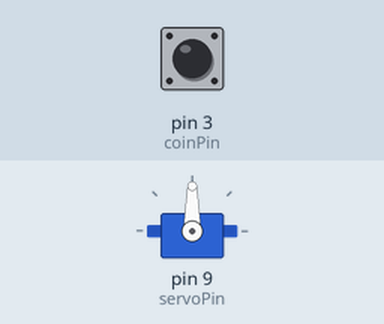
Bench run of a sketch on a simulated Arduino Uno, built with avr-gcc and run on an emulated ATmega328P. Shown: servo. The inputs (shaded band) are chosen by the test bench; at power-on: pin 3 (coinPin) HIGH.

Above: at 2.2 s.
2.3 s: pin 3 (coinPin) pulled LOW for 0.15 s
At 3.3 s:
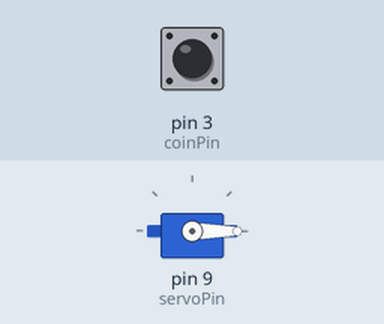
Timing chart, 0 to 5.3 s (numbered marks = the images above; inputs shaded):
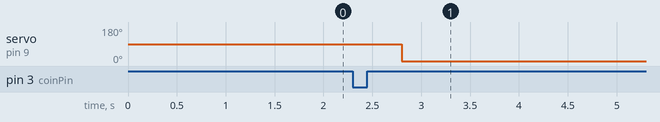

The sketch:

servorun.ino
```cpp
#include <Servo.h>
#include <PWMServo.h>

const int servoPin = 9;
const int coinPin = 3;
volatile boolean check = LOW;

Servo Servo1;


void setup() {

  delay(1000);
  pinMode (coinPin,INPUT_PULLUP);
  Servo1.attach(servoPin);
  attachInterrupt(digitalPinToInterrupt(coinPin), coinInserted, FALLING);

}

void loop(){
  if(check){
    Servo1.write(90);
    delay(500);
    Servo1.write(0);
    check=!check;
  }
}

void coinInserted(){

  check=!check;

}
```

Measured:
- after the input at 2.3 s, servo on pin 9 (servoPin): 90° → 0° after 0.50 s
